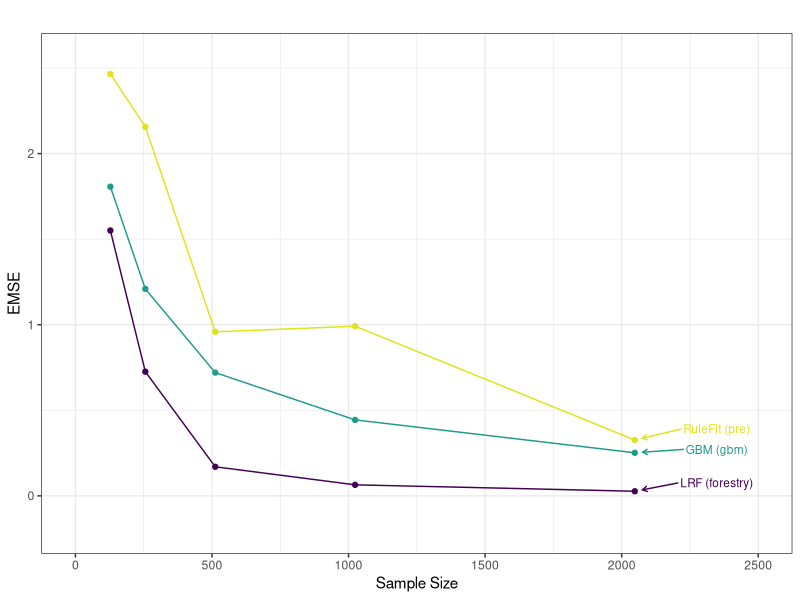
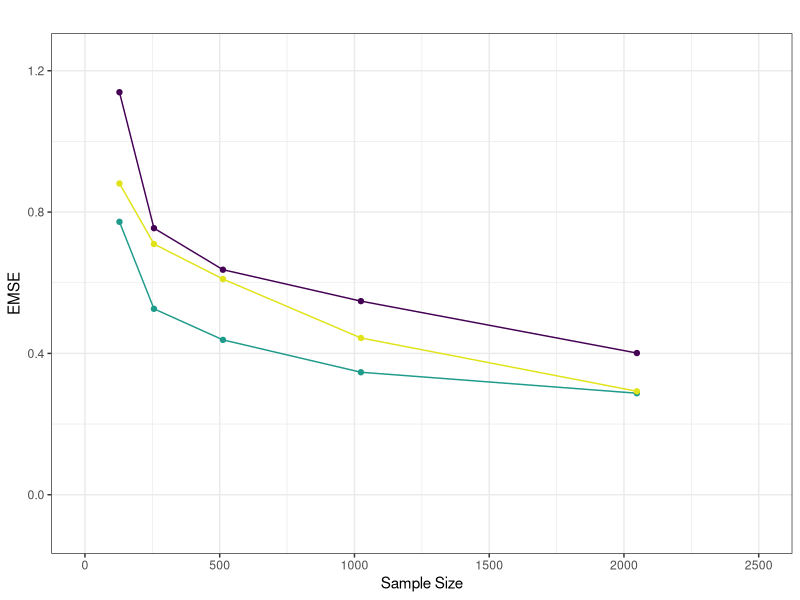
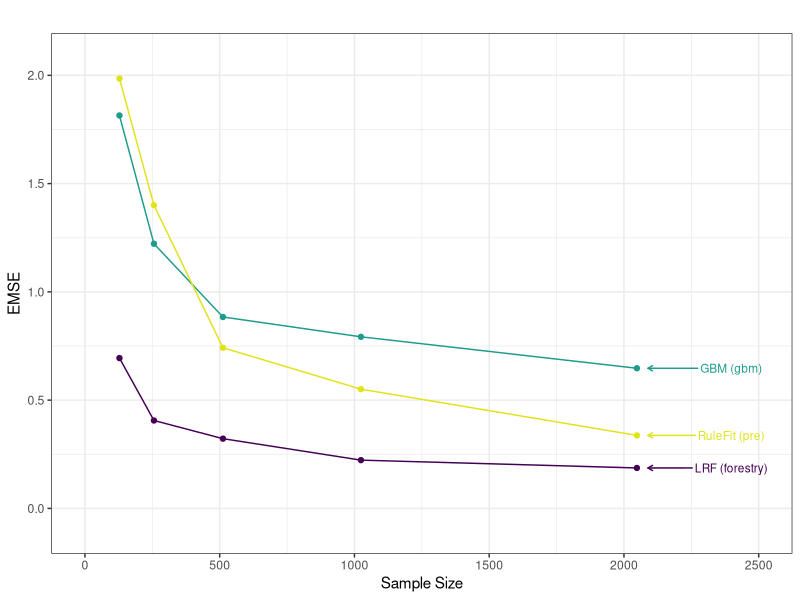

Write the R code that produced these figures, in order.
library(tidyverse)
library(reshape)
library(MASS)
library(ggplot2)
library(dplyr)
library(reshape)
library(viridis)

X <- read.csv("code/3-run_all_cluster_resultsEMSE.csv", stringsAsFactors = FALSE)
X <- X[1:15,-1]
X$n <- as.numeric(gsub(pattern = "([^0123456789])", replacement = "", X$Dataset))
X$Dataset <- gsub(pattern = "([-0123456789])", replacement = "", X$Dataset)
X <- melt(data = X, id.vars = c("Dataset", "n"))
X$dsname <- NA
X$dsname[X$Dataset == "artificialLM"] <- "Experiment_1"
X$dsname[X$Dataset == "simulatedStepFunction"] <- "Experiment_2"
X$dsname[X$Dataset == "simulatedStepLinearFunction"] <- "Experiment_3"
X$variable <- plyr::revalue(X$variable, c("caretRidgeRF_nonstrict" = "LRF (forestry)",
                                          "pre" = "RuleFit (pre)",
                                          "gbm" = "GBM (gbm)"))


# X %>% filter(!is.na(value)) %>%
#   # filter(variable %in% c("ranger", "glmnet", "local_RF")) %>%
#   ggplot(aes(x = n, y = value, color = variable))  +
#   geom_line() +
#   facet_wrap(.~Dataset, scales = "free_y") +
#   #geom_text(aes(label = variable)) +
#   theme_bw() +
#   ylim(0, 2.5) +
#   theme(legend.position = "none")

library(ggrepel)

colors <-c( "#440154FF", "#1E9B8AFF", "#E0E318FF")
mapping <- c("LRF (forestry)" ="#440154FF",
             "RuleFit (pre)" = "#E0E318FF",
             "GBM (gbm)" = "#1E9B8AFF")

# Plot experiment 1
for (expnm in c("Experiment_1")) {
  X %>%
    filter(!is.na(value) & dsname == expnm & variable %in% c("LRF (forestry)","RuleFit (pre)","GBM (gbm)")) %>%
    dplyr::select(c(4)) %>%
    max() -> max

  X %>%
    filter(!is.na(value) & dsname == expnm & variable %in% c("LRF (forestry)","RuleFit (pre)","GBM (gbm)")) %>%
    dplyr::select(-Dataset, -dsname) %>%
    filter(n == 2048) -> end_values

  X %>% filter(!is.na(value) & dsname == expnm & variable %in% c("LRF (forestry)","RuleFit (pre)","GBM (gbm)")) %>%
    ggplot(aes(x = n, y = value, color = variable))  +
    geom_line() +
    #geom_text(aes(label = variable)) +
    theme_bw() +
    xlim(0, 2500) +
    ylim(-.2, max + .1)+
    scale_color_manual(values = mapping)+
    theme(legend.position = "none") +
    geom_text_repel(
      aes(label = variable),
      data = end_values, color = colors,
      size = 3, force = 6,arrow = arrow(length = unit(0.01, "npc")),
      direction = "both", nudge_x = 300, nudge_y = .05, point.padding = .6
    )+
    # ggtitle(label = expnm) +
    ggtitle(label = "") +
    xlab("Sample Size") +
    ylab("EMSE") +
    geom_point()

  ggsave(file = paste0("figures/add_varyn_", expnm, ".pdf"), height = 3.3, width = 6)
  #ggsave(file = paste0("~/Dropbox/RidgeForestry_paper/figures/2-VaryNSim/varyn_",
  #                     expnm, ".pdf"), height = 3.3, width = 6)

}


# Plot experiment 2
for (expnm in c("Experiment_2")) {
  X %>%
    filter(!is.na(value) & dsname == expnm & variable %in% c("LRF (forestry)","RuleFit (pre)","GBM (gbm)")) %>%
    dplyr::select(c(4)) %>%
    max() -> max

  X %>%
    filter(!is.na(value) & dsname == expnm & variable %in% c("LRF (forestry)","RuleFit (pre)","GBM (gbm)")) %>%
    dplyr::select(-Dataset, -dsname) %>%
    filter(n == 2048) -> end_values

  X %>% filter(!is.na(value) & dsname == expnm & variable %in% c("LRF (forestry)","RuleFit (pre)","GBM (gbm)")) %>%
    ggplot(aes(x = n, y = value, color = variable))  +
    geom_line() +
    scale_color_manual(values = mapping)+
    #geom_text(aes(label = variable)) +
    theme_bw() +
    xlim(0, 2500) +
    ylim(-.1, max + .1)+
    theme(legend.position = "none") +
    geom_text_repel(
      aes(label = variable),
      data = end_values, color = colors,
      size = 3, force = 5,arrow = arrow(length = unit(0.01, "npc")),
      direction = "both", nudge_x = 470, nudge_y = 0.03, point.padding = 1.2
    )+
    # ggtitle(label = expnm) +
    ggtitle(label = "") +
    xlab("Sample Size") +
    ylab("EMSE") +
    geom_point()

  ggsave(file = paste0("figures/add_varyn_", expnm, ".pdf"), height = 3.3, width = 6)
  #ggsave(file = paste0("~/Dropbox/RidgeForestry_paper/figures/2-VaryNSim/varyn_",
  #                     expnm, ".pdf"), height = 3.3, width = 6)

}


# Plot experiment 3
for (expnm in c("Experiment_3")) {
  X %>%
    filter(!is.na(value) & dsname == expnm & variable %in% c("LRF (forestry)","RuleFit (pre)","GBM (gbm)")) %>%
    dplyr::select(c(4)) %>%
    max() -> max

  X %>%
    filter(!is.na(value) & dsname == expnm & variable %in% c("LRF (forestry)","RuleFit (pre)","GBM (gbm)")) %>%
    dplyr::select(-Dataset, -dsname) %>%
    filter(n == 2048) -> end_values

  X %>% filter(!is.na(value) & dsname == expnm & variable %in% c("LRF (forestry)","RuleFit (pre)","GBM (gbm)")) %>%
    ggplot(aes(x = n, y = value, color = variable))  +
    geom_line() +
    scale_color_manual(values = mapping)+
    #geom_text(aes(label = variable)) +
    theme_bw() +
    xlim(0, 2500) +
    ylim(-.1, max + .1)+
    theme(legend.position = "none") +
    geom_text_repel(
      aes(label = variable),
      data = end_values, color = colors,
      size = 3, force = 3,arrow = arrow(length = unit(0.01, "npc")),
      direction = "both", nudge_x = 350, nudge_y = 0, point.padding = .92
    )+
    # ggtitle(label = expnm) +
    ggtitle(label = "") +
    xlab("Sample Size") +
    ylab("EMSE") +
    geom_point()

  ggsave(file = paste0("figures/add_varyn_", expnm, ".pdf"), height = 3.3, width = 6)
  #ggsave(file = paste0("~/Dropbox/RidgeForestry_paper/figures/2-VaryNSim/varyn_",
  #                     expnm, ".pdf"), height = 3.3, width = 6)

}
